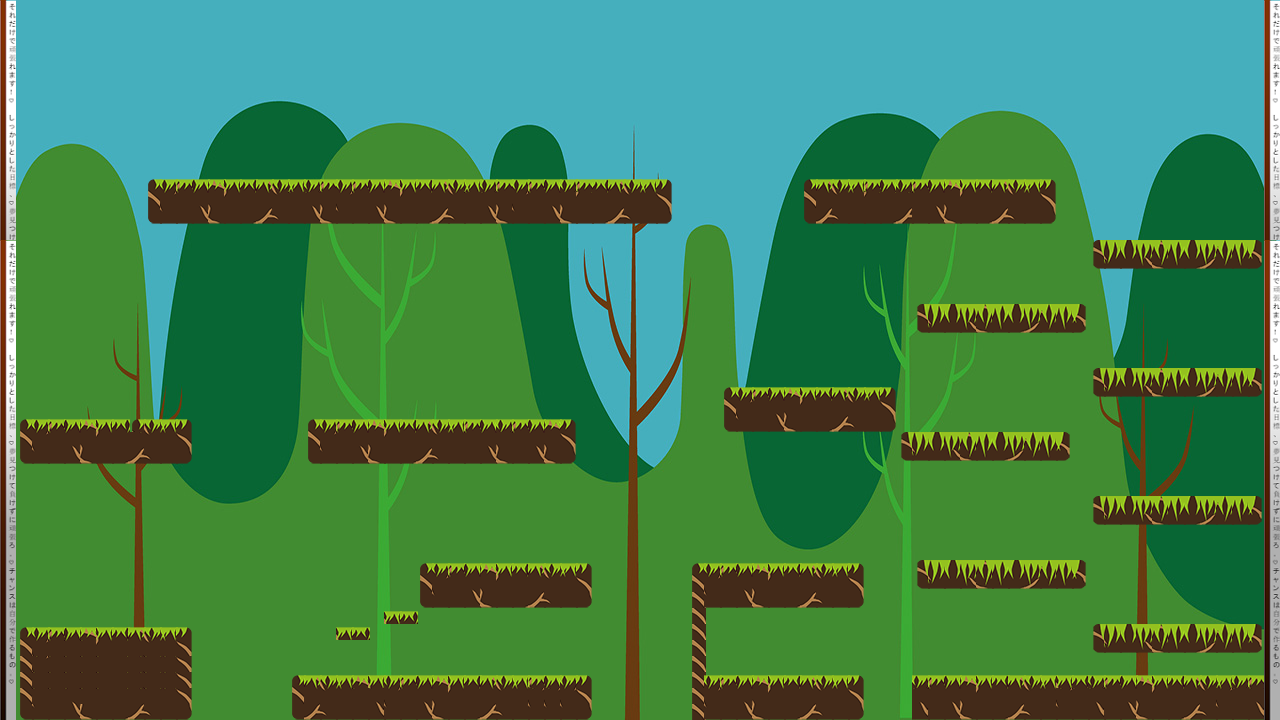

Below is a game level as drawn by its tile map, then a one-line description and the .tmx that defines it (tile-layer data replaced by summaries):
An orthogonal 80x45 tile map with 16x16 px tiles, 2 tile layers (Fondo, Plataformas), 5 tilesets.

<map version="1.0" orientation="orthogonal" renderorder="right-down" width="80" height="45" tilewidth="16" tileheight="16" nextobjectid="42">
 <tileset firstgid="1" name="pared" tilewidth="16" tileheight="16" tilecount="30" columns="1">
  <image source="pared.png" width="31" height="490" />
 </tileset>
 <tileset firstgid="31" name="plataforma2" tilewidth="18" tileheight="16" tilecount="132" columns="11">
  <image source="plataforma2.png" width="200" height="200" />
 </tileset>
 <tileset firstgid="163" name="plataforma3" tilewidth="18" tileheight="16" tilecount="132" columns="11">
  <image source="plataforma3.png" width="200" height="200" />
 </tileset>
 <tileset firstgid="295" name="barra1" tilewidth="18" tileheight="16" tilecount="132" columns="11">
  <image source="barra1.png" width="200" height="200" />
 </tileset>
 <tileset firstgid="427" name="fondoTierra" tilewidth="1280" tileheight="720" tilecount="2" columns="1">
  <image source="fondoTierra.jpg" width="1280" height="720" />
 </tileset>
 <layer name="Fondo" width="80" height="45">
  <data>[3600 cells, 2 non-empty, 2 distinct tile ids]</data>
 </layer>
 <layer name="Plataformas" width="80" height="45">
  <data>[3600 cells, 805 non-empty, 86 distinct tile ids]</data>
 </layer>
</map>